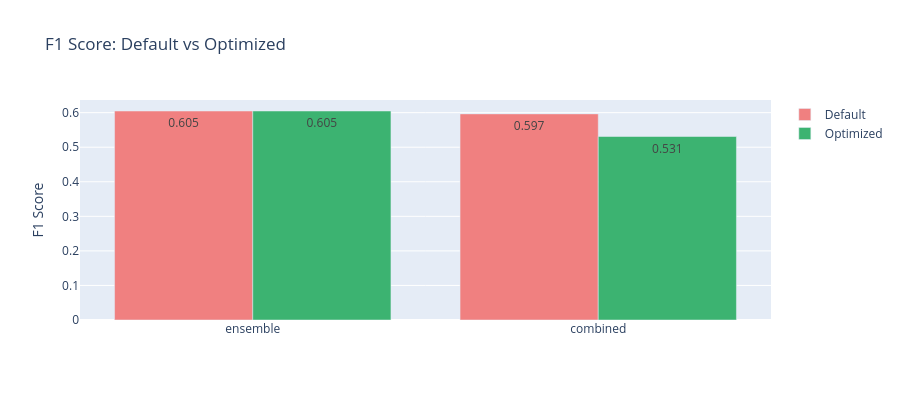

Source (notebook cell):
### Code cell
# Bar chart: Default vs Optimized
if not history.empty and not optimized_runs.empty:
    methods = ['ensemble', 'combined']
    default_f1s = []
    opt_f1s = []

    for m in methods:
        d = default_runs[default_runs['method'] == m]
        default_f1s.append(d['metric_f1'].max() if not d.empty else 0)
        o = optimized_runs[optimized_runs['method'] == f'{m}_optimized']
        opt_f1s.append(o['metric_f1'].max() if not o.empty else 0)

    fig4 = go.Figure()
    fig4.add_trace(go.Bar(
        name='Default', x=methods, y=default_f1s,
        marker_color='lightcoral',
        text=[f"{v:.3f}" for v in default_f1s], textposition='auto'
    ))
    fig4.add_trace(go.Bar(
        name='Optimized', x=methods, y=opt_f1s,
        marker_color='mediumseagreen',
        text=[f"{v:.3f}" for v in opt_f1s], textposition='auto'
    ))
    fig4.update_layout(
        barmode='group',
        title='F1 Score: Default vs Optimized',
        yaxis_title='F1 Score',
        height=400
    )
    fig4.show()

### Figure 1 — Plotly figure (JSON) as saved in the notebook; plotly's stock layout.template omitted (floating-point values rounded to 4 significant figures)
{"data": [{"marker": {"color": "lightcoral"}, "name": "Default", "text": ["0.605", "0.597"], "textposition": "auto", "type": "bar", "x": ["ensemble", "combined"], "y": [0.6048, 0.5965]}, {"marker": {"color": "mediumseagreen"}, "name": "Optimized", "text": ["0.605", "0.531"], "textposition": "auto", "type": "bar", "x": ["ensemble", "combined"], "y": [0.6048, 0.531]}], "layout": {"barmode": "group", "height": 400, "title": {"text": "F1 Score: Default vs Optimized"}, "yaxis": {"title": {"text": "F1 Score"}}}}
